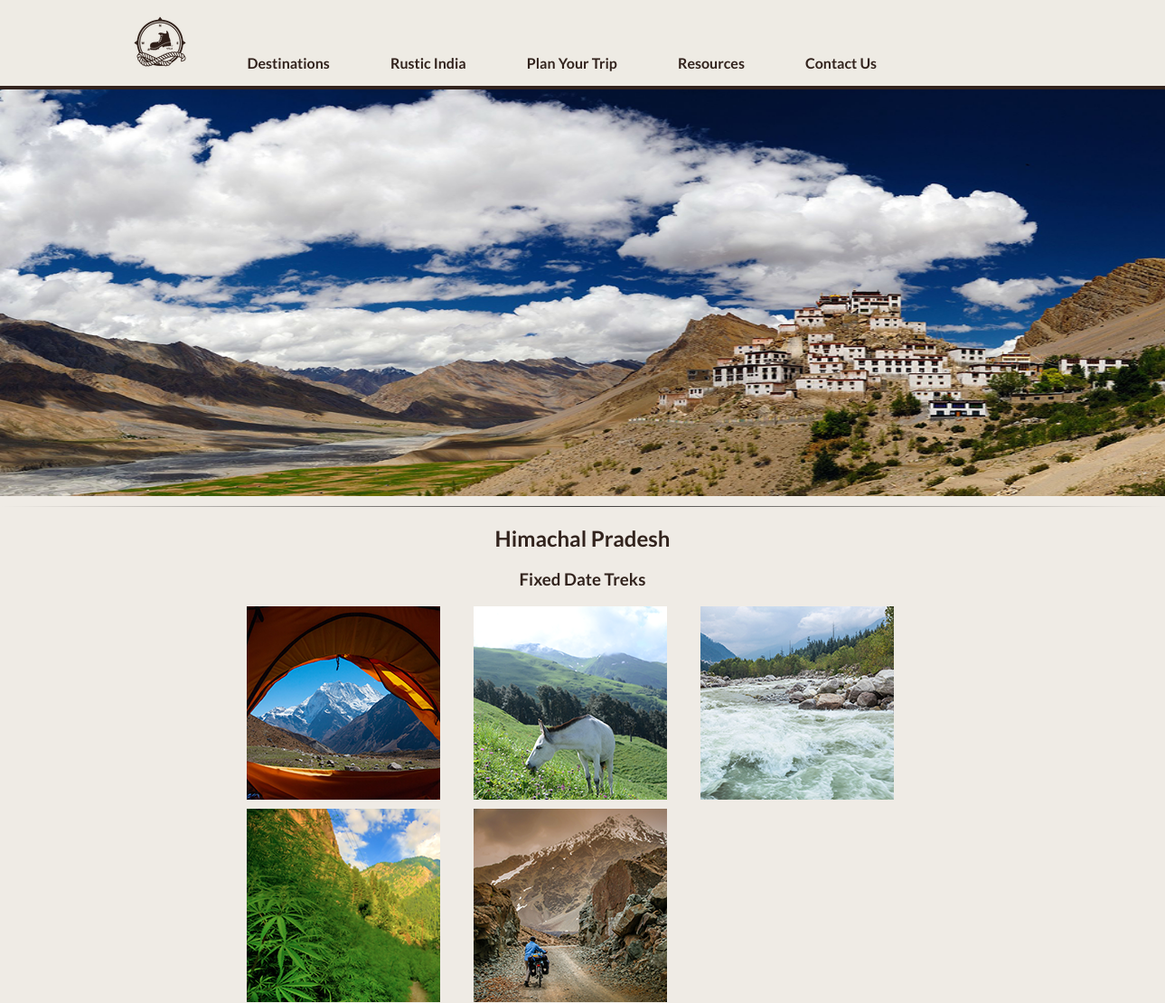
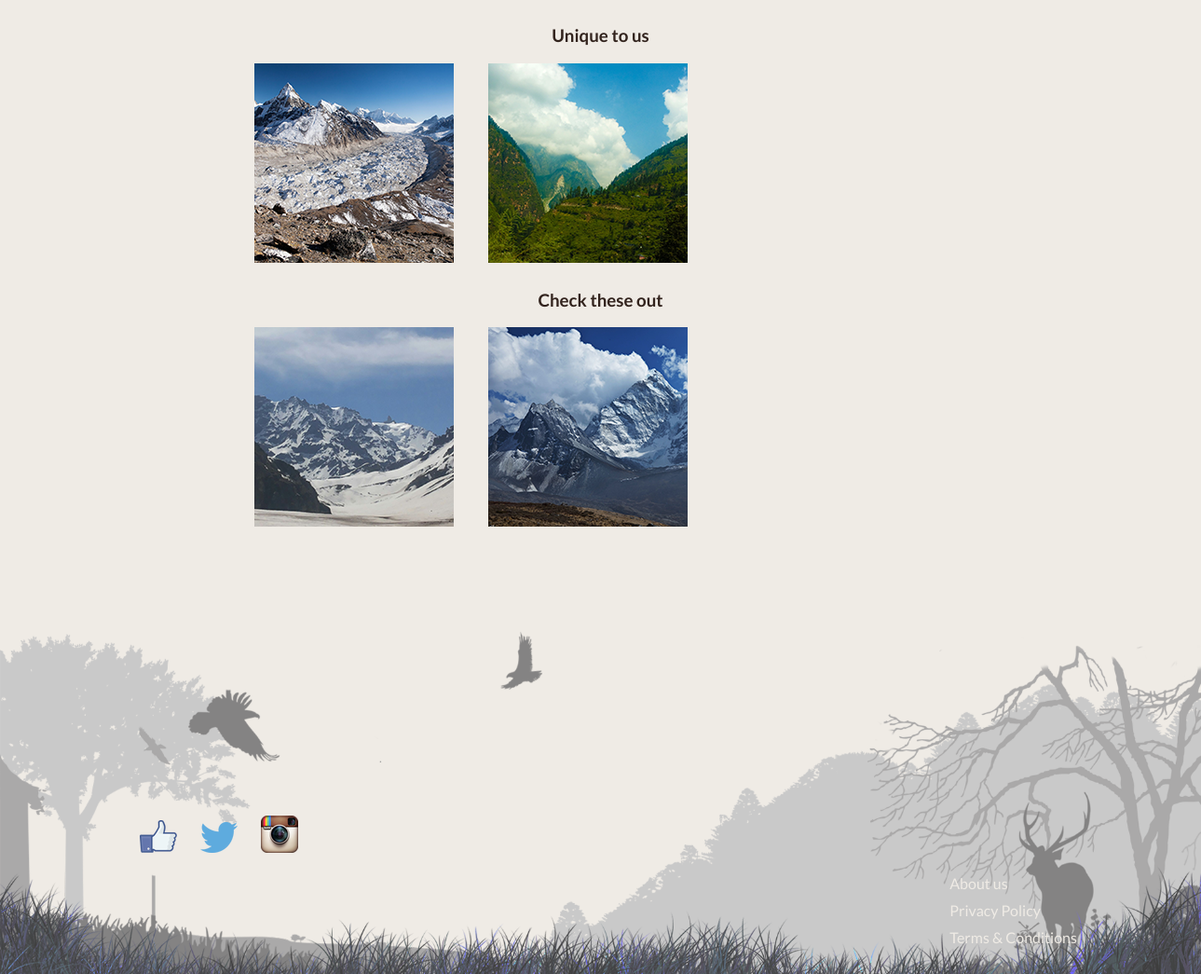
Page /destination.php?id=HimachalPradesh on the committed database (2 pictures, top to bottom).
### tables this page shows
CREATE TABLE `destinations` (
  `id` int(11) NOT NULL AUTO_INCREMENT,
  `title` varchar(255) DEFAULT NULL,
  `codeName` varchar(255) DEFAULT NULL,
  `cover` varchar(255) NOT NULL,
  PRIMARY KEY (`id`)
);

CREATE TABLE `routes` (
  `id` int(11) NOT NULL AUTO_INCREMENT,
  `title` varchar(255) DEFAULT NULL,
  `belongsTo` int(11) DEFAULT NULL,
  `type` enum('fixed','unique','other') DEFAULT NULL,
  `image` varchar(255) DEFAULT NULL,
  `fixedDate` varchar(100) NOT NULL,
  PRIMARY KEY (`id`),
  KEY `belongsTo` (`belongsTo`),
  CONSTRAINT `routes_ibfk_1` FOREIGN KEY (`belongsTo`) REFERENCES `destinations` (`id`)
);

### classes/getNameFromCodeName.php (called while the page is built, shortened)
<?php
	class getNameFromCodeName
	{
		private $DB_NAME;
		public function __construct($DB_HOST,$DB_USER,$DB_PASS,$DB_NAME)
		{
			$this->DB_NAME=$DB_NAME;
		}
		public function getName($codeName){
			$DB_NAME=$this->DB_NAME;
			$SQL="SELECT * FROM destinations WHERE codeName='$codeName'";
			$query=mysql_query($SQL) or die(mysql_error());
			$data=mysql_fetch_object($query) or die(mysql_error());
			return $data->title;
		}
	}
?>

### partials/image_grid.php (the view, shortened to what this page needs)
	<link rel="stylesheet" type="text/css" href="../css/grid_component.css" />
	<div style="width:60%; margin:0 auto;" >
		 <?php
		 	$codeName=$_GET['id'];
		 	$codeName=mysql_real_escape_string($codeName);
		 	$sql="SELECT routes.id,routes.title AS route, routes.type,routes.image FROM routes,destinations WHERE belongsTo=destinations.id AND codeName='$codeName' AND routes.type = 'fixed';";
		 	$query=mysql_query($sql) or die(mysql_error());
			if(mysql_num_rows($query)){
		 		?>
					<h3>Fixed Date Treks</h3>
					<ul class="grid">
		 		<?php
		 	}
		 	while($data=mysql_fetch_object($query)){
		 		?>
				<li><a href="route.php?id=<?php echo $data->id; ?>"><img src="<?php echo $data->image; ?>" style='width:100%' border="0" alt=""><div><h3><?php echo $data->route; ?></h3></div></a></li>
		 		<?php
		 	}
		 ?>
		</ul>
		 <?php
		 	$codeName=$_GET['id'];
		 	$codeName=mysql_real_escape_string($codeName);
		 	$sql="SELECT routes.id,routes.title AS route, routes.type,routes.image FROM routes,destinations WHERE belongsTo=destinations.id AND codeName='$codeName' AND routes.type='unique';";
			$query=mysql_query($sql) or die(mysql_error());
			if(mysql_num_rows($query)){
		 		?>
					<h3>Unique to us</h3>
					<ul class="grid">
		 		<?php
		 	}
		 	while($data=mysql_fetch_object($query)){
		 		?>
				<li><a href="route.php?id=<?php echo $data->id; ?>"><img src="<?php echo $data->image; ?>" style='width:100%' border="0" alt=""><div><h3><?php echo $data->route; ?></h3></div></a></li>
		 		<?php
		 	}
		 ?>
</ul>
		 <?php
		 	$codeName=$_GET['id'];
		 	$codeName=mysql_real_escape_string($codeName);
		 	$sql="SELECT routes.id,routes.title AS route, routes.type,routes.image FROM routes,destinations WHERE belongsTo=destinations.id AND codeName='$codeName' AND routes.type='other';";
		 	$query=mysql_query($sql) or die(mysql_error());
		 	if(mysql_num_rows($query)){
		 		?>
					<h3>Check these out</h3>
					<ul class="grid">
		 		<?php
		 	}
		 	while($data=mysql_fetch_object($query)){
		 		?>
				<li><a href="route.php?id=<?php echo $data->id; ?>"><img src="<?php echo $data->image; ?>" style='width:100%' border="0" alt=""><div><h3><?php echo $data->route; ?></h3></div></a></li>
		 		<?php
		 	}
		 ?>
	</ul>
	</div>

### destination.php (shortened to what this page needs)
<!DOCTYPE html>
<html lang="en">
<head>
	<link rel="stylesheet" type="text/css" href="../css/grid_component.css" />
</head>
<body>
	<?php require 'partials/navbar.php' ?>
	<?php
		$route=$_GET['id'];
		require_once("config.php");
		$route=mysql_real_escape_string($route);
		$sql="SELECT cover FROM destinations WHERE codeName='$route'";
		$query=mysql_query($sql);
		$data=mysql_fetch_object($query);
	?>
	<img src="<?php echo $data->cover; ?>" style="width:100%;" height="450" alt="cover">
	<hr>
		<center>
		<?php
			require_once("classes/getNameFromCodeName.php");
			require_once("config.php");
			$name=new getNameFromCodeName($DB_HOST,$DB_USER,$DB_PASS,$DB_NAME);
			$fullName=$name->getName($_GET['id']);
		?>
	<h2><?php echo $fullName; ?></h2>
		</center>
	<?php require_once('partials/image_grid.php'); ?>
	<?php require_once('partials/footer.php'); ?>
</body>
</html>

### partials/navbar.php (shortened to what this page needs)
<!DOCTYPE html>
<html lang="en" class="no-js">
	<head>
		<link rel="stylesheet" type="text/css" href="css/default.css" />
		<link rel="stylesheet" type="text/css" href="css/component.css" />
	</head>
	<header>
		<div class="container">
			<div class="main">
				<nav id="hrmenu" class="hrmenu">
					<ul>
						<li id="image">
							<a href="index.php" onclick="window.location='/index.php'"><img src="img/small_logo.png" alt=""></a>
						</li>
						<li>
							<a href="#">Destinations</a>
						</li>
						<li>
							<a href="#">Rustic India</a>
						</li>
						<li>
							<a href="planYourTrip.php" onclick="window.location='planYourTrip.php'">Plan Your Trip</a>
						</li>
						<li>
							<a href="#">Resources</a>
						</li>
						<li>
							<a href="#">Contact Us</a>
						</li>
					</ul>
				</nav>
			</div>
		</div>
	</header>
</html>

### partials/footer.php
<footer>
<div style="background:url('../img/Footer.png');background-repeat:no-repeat;background-position: top;background-size:100%; min-height:350px; margin-top:100px">
	<div style="padding-top:200px; margin-top:100px; margin-left: 150px; "><a target="_blank" href="https://facebook.com/onrusticroutes"><img style="margin-right:25px;" src="../img/facebook.png" alt=""></a><a target="_blank" href="https://www.twitter.com/onrusticroutes"><img src="../img/twitter.png" style="margin-right:25px;" alt=""></a><a target="_blank" href="https://www.instagram.com/on_rustic_routes"><img src="../img/instagram.png" style="margin-right:25px;" alt=""></a></div>
	<div style="padding:20px;"><div style="padding-right:20px; padding-bottom:10px; padding-left:80%;"><a href="//blog.onrusticroutes.com">About us</a></div><div style="padding-right:20px; padding-bottom:10px; padding-left:80%;"><a href="/legal.php#pp">Privacy Policy</a></div><div style="padding-right:20px; padding-bottom:10px; padding-left:80%;"><a href="/legal.php#tc">Terms & Conditions</a></div></div>
</div>
</footer>

### css/grid_component.css (style rules this page uses)
body, html { font-size: 100%; padding: 0; margin: 0; }
html { min-width: 1279px; }
*, *:after, *:before { -webkit-box-sizing: border-box; -moz-box-sizing: border-box; box-sizing: border-box; }
body { font-family: 'Lato', Calibri, Arial, sans-serif; }
a { text-decoration: none; }
.grid { margin-top:10px; padding: 0px; margin: 0 auto; list-style: none; overflow: hidden; }
.grid li { position: relative; margin-left: auto; margin-right:22px; margin-bottom: 10px; float: left; margin-left: 15px; width: auto; }
.grid li a, .grid li a img { float: center; display: block; cursor: pointer; }
.grid li a img { max-width: auto; height: auto; }

### css/default.css (style rules this page uses)
body { min-width: 1170px; }
body, html { font-size: 100%; padding: 0; margin: 0; background-color: #efebe5; }
*, *:after, *:before { -webkit-box-sizing: border-box; -moz-box-sizing: border-box; box-sizing: border-box; }
body, header { font-family: 'Lato', Calibri, Arial, sans-serif; color: #32231d; }
a { color: #efebe5; text-decoration: none; }

### css/component.css (style rules this page uses)
hr { border: 0; height: 1px; background-image: -webkit-linear-gradient(left, rgba(0,0,0,0), rgba(0,0,0,0.75), rgba(0,0,0,0)); background-image: -moz-linear-gradient(left, rgba(0,0,0,0), rgba(0,0,0,0.75), rgba(0,0,0,0)); background-image: -ms-linear-gradient(left, rgba(0,0,0,0), rgba(0,0,0,0.75), rgba(0,0,0,0)); background-image: -o-linear-gradient(left, rgba(0,0,0,0), rgba(0,0,0,0.75), rgba(0,0,0,0)); }
.hrmenu { width: 100%; background: rgba(239,235,229,0.9); border-bottom: 4px solid #32231d; }
.hrmenu ul { margin: 0; padding: 0; list-style-type: none; }
.hrmenu > ul, .hrmenu .hrsub-inner { width: 90%; max-width: 70em; margin: 0 auto; padding: 0 1.875em; }
.hrmenu > ul > li { display: inline-block; }
.hrmenu > ul > li > a { font-weight: 700; padding: 1em 2em; color: #32231d; display: inline-block; }

### partials/image_grid.php (style rules this page uses)
h3 { text-align: center; }

### rows in the picture
destinations: cover (picture), title "Himachal Pradesh"
routes: image (picture)
routes: image (picture)
routes: image (picture)
routes: image (picture)
routes: image (picture)
routes: image (picture)
routes: image (picture)
routes: image (picture)
routes: image (picture)
